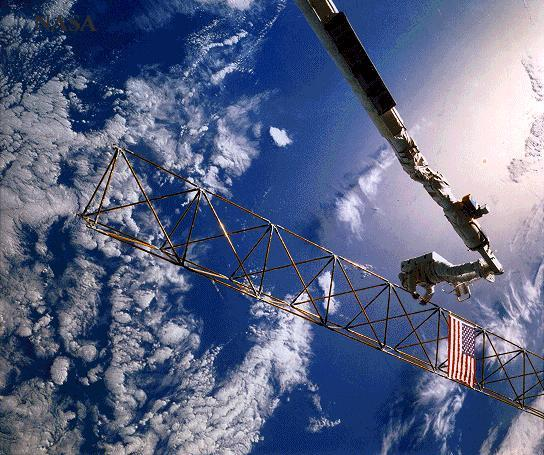
//> input picture From Bhatia/astronaut.jpg, 544 x 455 px
$ ./at   (built with g++ and OpenCV 4)
//> lines starting //> are read from the running program, lines starting //| are printed output that depends on the picture; after the words box and inside, x2 and y2 are one past the last pixel; in counts of white or black regions, pixels touching at a corner belong together
#include <iostream>
#include <opencv2/core.hpp>
#include <opencv2/highgui.hpp>
#include <opencv2/imgproc.hpp>

int main()
{
	try
	{
		cv::Mat img = cv::imread("astronaut.jpg");
//> img is the input picture: 455 rows x 544 cols, CV_8UC3; mean B, G, R 133.3, 101.4, 91
		if (img.empty())
			throw (std::string("Could not open input image file"));

		cv::Mat bw;
		cv::cvtColor(img, bw, cv::COLOR_BGR2GRAY);
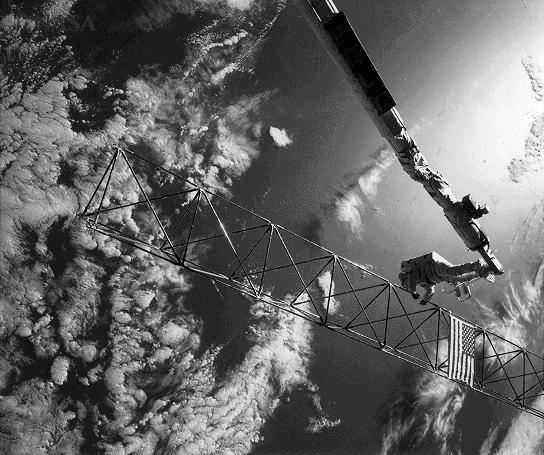
//> bw: 455 rows x 544 cols, CV_8UC1; min 0, max 255, mean 101.9
		cv::medianBlur(bw, bw, 3);
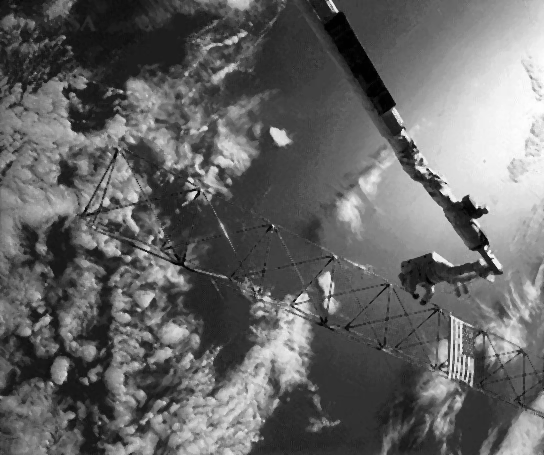
//> bw: 455 rows x 544 cols, CV_8UC1; min 0, max 254, mean 101.6
		cv::blur(bw, bw, cv::Size(5, 5));
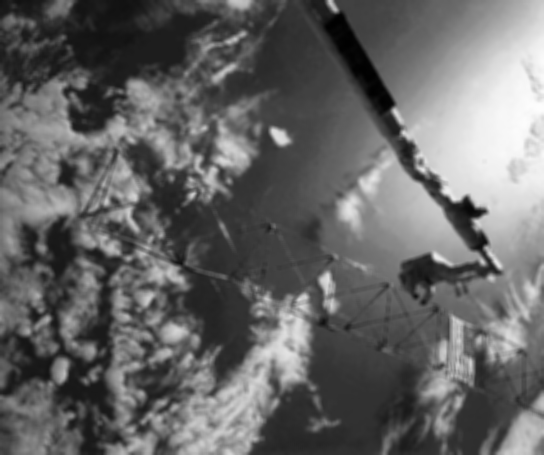
//> bw: 455 rows x 544 cols, CV_8UC1; min 1, max 253, mean 101.6

		cv::Mat thresh;
		cv::adaptiveThreshold(bw, thresh, 0XFF, cv::ADAPTIVE_THRESH_GAUSSIAN_C, cv::THRESH_BINARY, 3, 0);
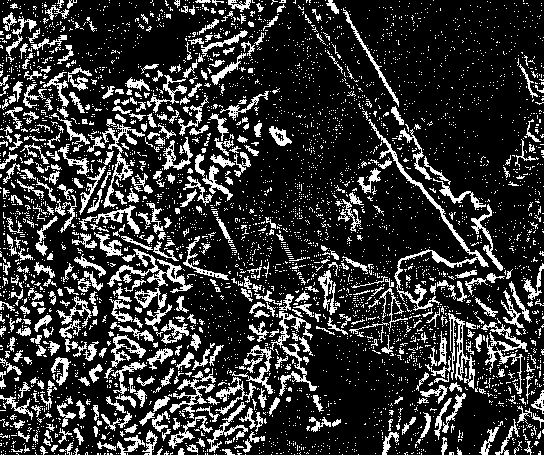
//> thresh: 455 rows x 544 cols, CV_8UC1; 20.6% white in thin lines or dots

		cv::imshow("Input", thresh);
		cv::waitKey();
	}
	catch (std::string str)
	{
		std::cerr << "Error: " << str << std::endl;
		return (1);
	}

	return (0);
}

$ run again, with From Bhatia/flower.jpg copied over From Bhatia/astronaut.jpg
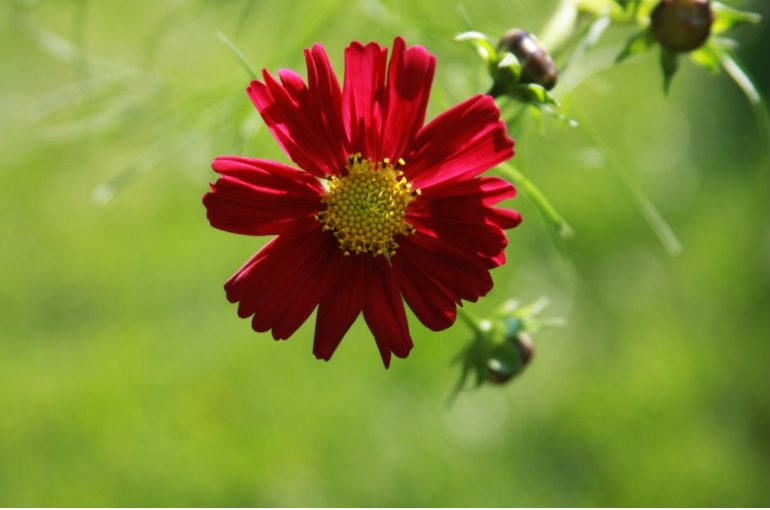
//> input picture From Bhatia/flower.jpg, 770 x 510 px
//> img is the input picture: 510 rows x 770 cols, CV_8UC3; mean B, G, R 53.8, 137.1, 131
//> `cv::cvtColor(img, bw, cv::COLOR_BGR2GRAY);`:
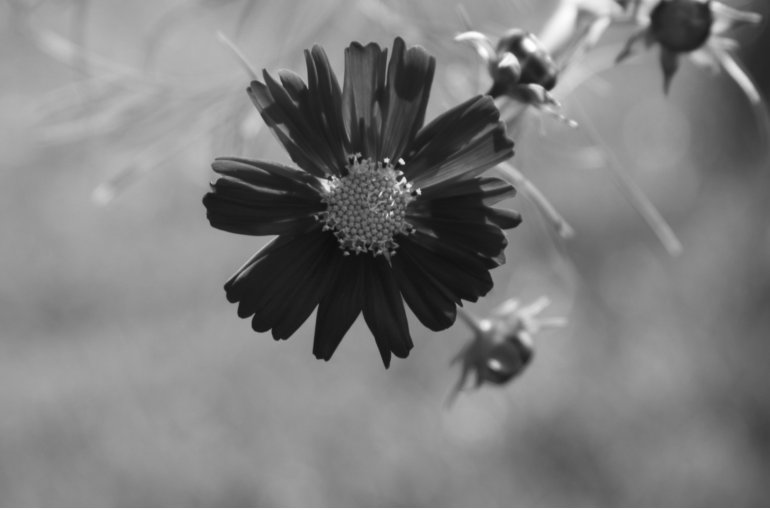
//> bw: 510 rows x 770 cols, CV_8UC1; min 12, max 255, mean 125.8
//> `cv::adaptiveThreshold(bw, thresh, 0XFF, cv::ADAPTIVE_THRESH_GAUSSIAN_C..`:
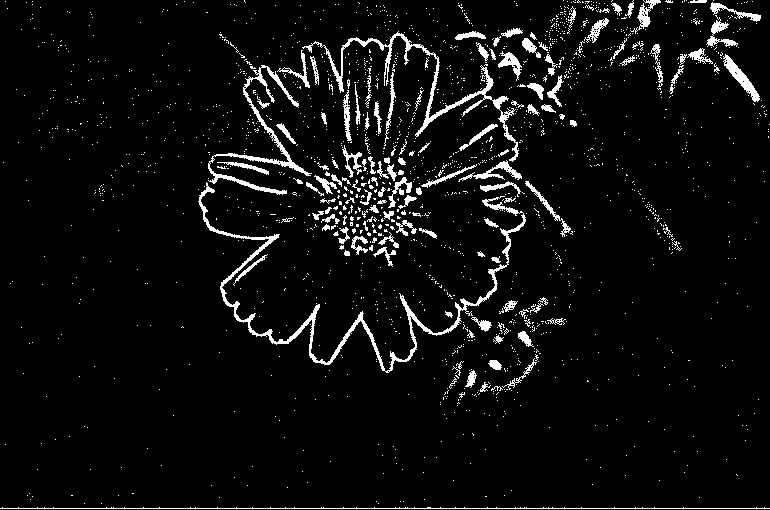
//> thresh: 510 rows x 770 cols, CV_8UC1; 5.4% white; 1812 white regions (1681 under 20 px), largest, box (x1, y1, x2, y2) and area: (198, 182, 526, 373) 3193, (302, 31, 519, 162) 2005, (208, 65, 312, 195) 1460

$ run again, with From Bhatia/flower_orig.jpg copied over From Bhatia/astronaut.jpg
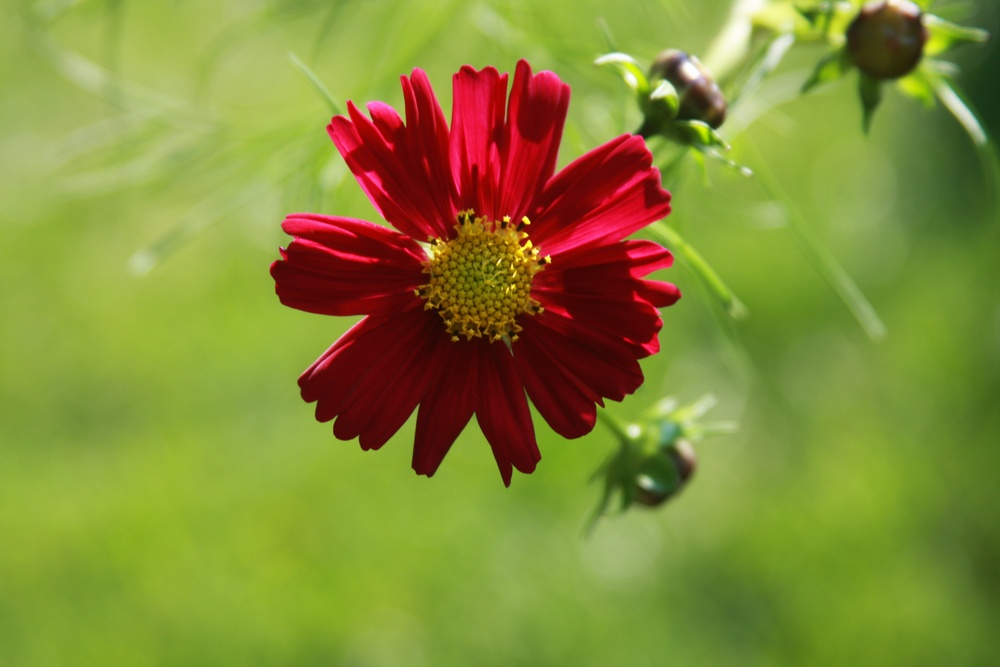
//> input picture From Bhatia/flower_orig.jpg, 1000 x 667 px, shrunk from 3888 x 2592 before the run
//> img is the input picture: 667 rows x 1000 cols, CV_8UC3; mean B, G, R 54.6, 138.8, 132.1
//> `cv::cvtColor(img, bw, cv::COLOR_BGR2GRAY);`:
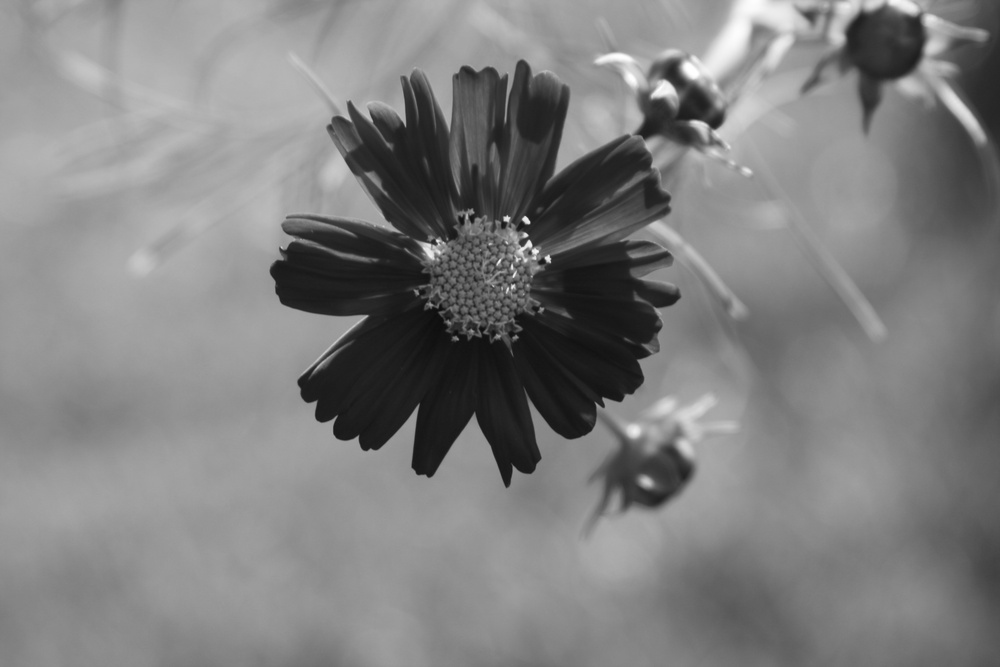
//> bw: 667 rows x 1000 cols, CV_8UC1; min 12, max 255, mean 127.2
//> `cv::adaptiveThreshold(bw, thresh, 0XFF, cv::ADAPTIVE_THRESH_GAUSSIAN_C..`:
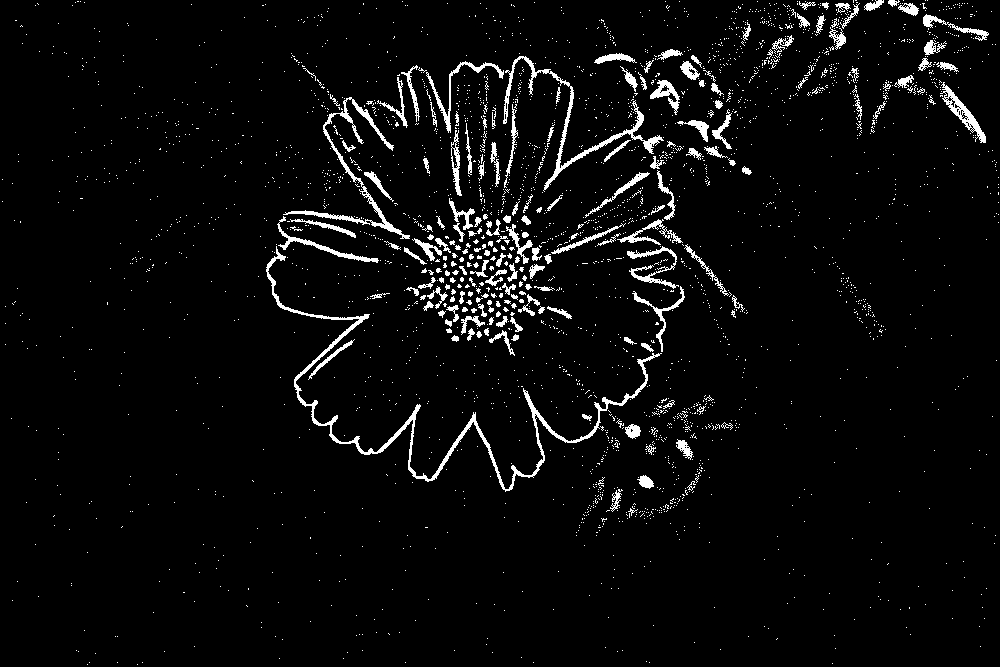
//> thresh: 667 rows x 1000 cols, CV_8UC1; 4.2% white; 2906 white regions (2718 under 20 px), largest, box (x1, y1, x2, y2) and area: (266, 246, 662, 492) 3485, (503, 56, 664, 192) 1599, (283, 97, 410, 239) 1428
